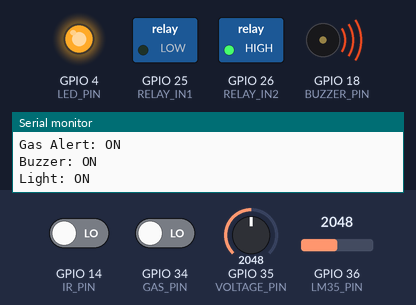
A sketch run on a simulated ESP32. On the bench: switched loads named in the sketch (green lamp = pin HIGH), output pins drawn as LEDs (lit = HIGH), buzzer (waves = sounding), the last lines printed to the serial monitor. Inputs (shaded band) come from the test bench; at power-on: GPIO 36 (LM35_PIN) = 2048, GPIO 34 (GAS_PIN) LOW, GPIO 14 (IR_PIN) LOW, GPIO 35 (VOLTAGE_PIN) = 2048. WiFi joins after 1.5 s; servers stay silent unless stated.

Above: at 3.0 s.
3.1 s: GPIO 36 (LM35_PIN) set to 388
5.0 s: GPIO 36 (LM35_PIN) set to 344
At 6.3 s:
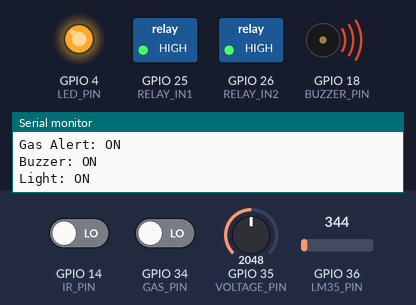
8.3 s: GPIO 34 (GAS_PIN) driven HIGH
At 9.0 s:
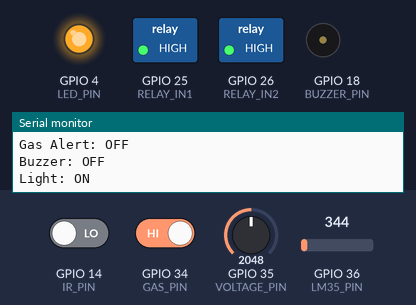
9.8 s: GPIO 36 (LM35_PIN) set to 265
11.3 s: GPIO 36 (LM35_PIN) set to 222
At 13.0 s:
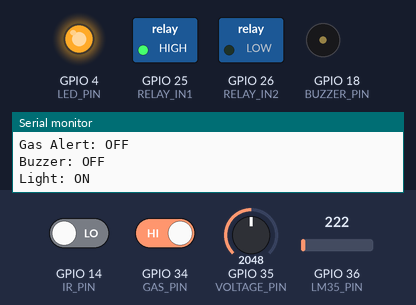
13.3 s: GPIO 34 (GAS_PIN) driven LOW
At 14.1 s:
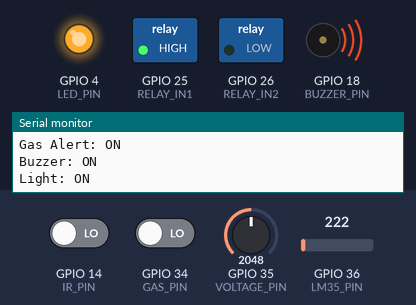
Timing chart, 0 to 15.8 s (numbered marks = the images above; inputs shaded):
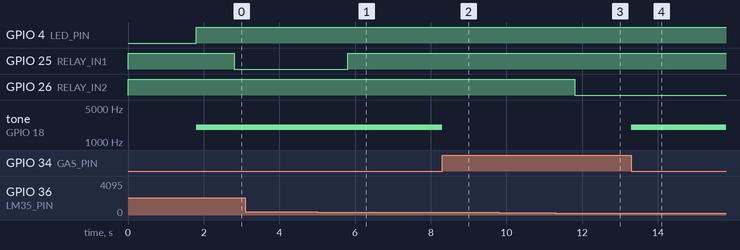

Measured:
- the behaviour switches between 373 and 372 on GPIO 36 (LM35_PIN) (found by bisection; images 0 and 1)
- the behaviour switches between 249 and 248 on GPIO 36 (LM35_PIN) (found by bisection; images 2 and 3)
- after the input at 5.0 s, GPIO 25 (RELAY_IN1): LOW → HIGH after 0.80 s
- after the input at 8.3 s, tone on GPIO 18 (BUZZER_PIN): 2000 Hz → silent at once
- after the input at 11.3 s, GPIO 26 (RELAY_IN2): HIGH → LOW after 0.50 s
- after the input at 13.3 s, tone on GPIO 18 (BUZZER_PIN): silent → 2000 Hz at once

The sketch:

Smart_Home_ESP32.ino
```cpp
#define BLYNK_TEMPLATE_ID "TMPL3QhNllkMA"
#define BLYNK_TEMPLATE_NAME "Smart home automation and safety"
#define BLYNK_AUTH_TOKEN "09nyOTwXGVeZzi7KzSZoT-i8Y3sSAf8q"

#include <Arduino.h>
#include <WiFi.h>
#include <WiFiClient.h>
#include <BlynkSimpleEsp32.h>

// -------- WIFI DETAILS --------
char ssid[] = "narzo 50A";
char pass[] = "Narzo 50";

// -------- PIN DEFINITIONS --------
#define IR_PIN       14
#define GAS_PIN      34
#define LM35_PIN     36
#define VOLTAGE_PIN  35

#define LED_PIN      4
#define BUZZER_PIN   18

#define RELAY_IN1    25
#define RELAY_IN2    26

// -------- SETTINGS --------
#define IR_DETECTED  LOW
#define GAS_DETECTED LOW   // Change to HIGH if your gas module outputs HIGH on detection

#define RELAY_ON  LOW
#define RELAY_OFF HIGH

#define HOT_TEMP  30.0
#define COLD_TEMP 20.0

#define VOLTAGE_DIVIDER_RATIO 5.0

#define BUZZER_FREQUENCY 2000

// -------- TIMING --------
#define IR_CLEAR_DELAY 1000UL

// -------- BLYNK TIMER --------
BlynkTimer timer;

// -------- VARIABLES --------
bool lightState = false;
bool previousIRState = false;
unsigned long lastIRClearTime = 0;

bool gasAlert = false;
bool buzzerStatus = false;

float temperature = 0.0;
float batteryVoltage = 0.0;

bool fanStatus = false;
bool heaterStatus = false;

// -------- IR SENSOR --------
void updateIR() {
  bool irReading = (digitalRead(IR_PIN) == IR_DETECTED);

  if (irReading && !previousIRState) {
    lightState = !lightState;
    digitalWrite(LED_PIN, lightState ? HIGH : LOW);

    Blynk.virtualWrite(V6, 1);
    Blynk.virtualWrite(V7, lightState ? 1 : 0);

    lastIRClearTime = millis();
  }

  if (!irReading && previousIRState) {
    lastIRClearTime = millis();
  }

  if (!irReading && millis() - lastIRClearTime >= IR_CLEAR_DELAY) {
    Blynk.virtualWrite(V6, 0);
  }

  previousIRState = irReading;
}

// -------- DIGITAL GAS SENSOR --------
void updateGasSensor() {
  bool active = (digitalRead(GAS_PIN) == GAS_DETECTED);

  gasAlert = active;
  buzzerStatus = active;

  static bool previousState = false;

  if (active != previousState) {
    ledcWriteTone(BUZZER_PIN, active ? BUZZER_FREQUENCY : 0);
    previousState = active;
  }
}

// -------- TEMPERATURE SENSOR --------
float readTemperature() {
  int milliVolts = analogReadMilliVolts(LM35_PIN);
  return milliVolts / 10.0;
}

// -------- VOLTAGE SENSOR --------
float readBatteryVoltage() {
  unsigned long total = 0;

  for (int i = 0; i < 100; i++) {
    total += analogReadMilliVolts(VOLTAGE_PIN);
    delayMicroseconds(200);
  }

  float averageMilliVolts = total / 100.0;
  float sensorVoltage = averageMilliVolts / 1000.0;

  return sensorVoltage * VOLTAGE_DIVIDER_RATIO;
}

// -------- RELAY CONTROL --------
void updateRelays() {
  temperature = readTemperature();

  if (temperature >= HOT_TEMP) {
    fanStatus = true;
    heaterStatus = false;
  }
  else if (temperature < COLD_TEMP) {
    fanStatus = false;
    heaterStatus = true;
  }
  else {
    fanStatus = false;
    heaterStatus = false;
  }

  digitalWrite(RELAY_IN1, fanStatus ? RELAY_ON : RELAY_OFF);
  digitalWrite(RELAY_IN2, heaterStatus ? RELAY_ON : RELAY_OFF);
}

// -------- SEND DATA TO BLYNK --------
void sendSensorData() {
  updateRelays();

  batteryVoltage = readBatteryVoltage();

  Blynk.virtualWrite(V0, fanStatus);
  Blynk.virtualWrite(V1, heaterStatus);
  Blynk.virtualWrite(V2, temperature);
  Blynk.virtualWrite(V3, batteryVoltage);
  Blynk.virtualWrite(V4, gasAlert);
  Blynk.virtualWrite(V5, buzzerStatus);
  Blynk.virtualWrite(V7, lightState);

  Serial.println("-------------------------");
  Serial.print("Temperature: ");
  Serial.print(temperature);
  Serial.println(" C");

  Serial.print("Battery Voltage: ");
  Serial.print(batteryVoltage);
  Serial.println(" V");

  Serial.print("Fan: ");
  Serial.println(fanStatus ? "ON" : "OFF");

  Serial.print("Heater: ");
  Serial.println(heaterStatus ? "ON" : "OFF");

  Serial.print("Gas Alert: ");
  Serial.println(gasAlert ? "ON" : "OFF");

  Serial.print("Buzzer: ");
  Serial.println(buzzerStatus ? "ON" : "OFF");

  Serial.print("Light: ");
  Serial.println(lightState ? "ON" : "OFF");
}

// -------- SETUP --------
void setup() {
  Serial.begin(115200);

  pinMode(IR_PIN, INPUT);
  pinMode(GAS_PIN, INPUT);
  pinMode(LED_PIN, OUTPUT);
  pinMode(BUZZER_PIN, OUTPUT);

  pinMode(RELAY_IN1, OUTPUT);
  pinMode(RELAY_IN2, OUTPUT);

  digitalWrite(LED_PIN, LOW);
  digitalWrite(RELAY_IN1, RELAY_OFF);
  digitalWrite(RELAY_IN2, RELAY_OFF);

  // Configure buzzer using ESP32 LEDC
  ledcAttach(BUZZER_PIN, BUZZER_FREQUENCY, 8);
  ledcWriteTone(BUZZER_PIN, 0);

  // Connect to Blynk
  Blynk.begin(BLYNK_AUTH_TOKEN, ssid, pass);

  timer.setInterval(1000L, sendSensorData);

  Serial.println("Smart Home Automation Started");
}

// -------- MAIN LOOP --------
void loop() {
  Blynk.run();
  timer.run();

  updateIR();
  updateGasSensor();
}
```
